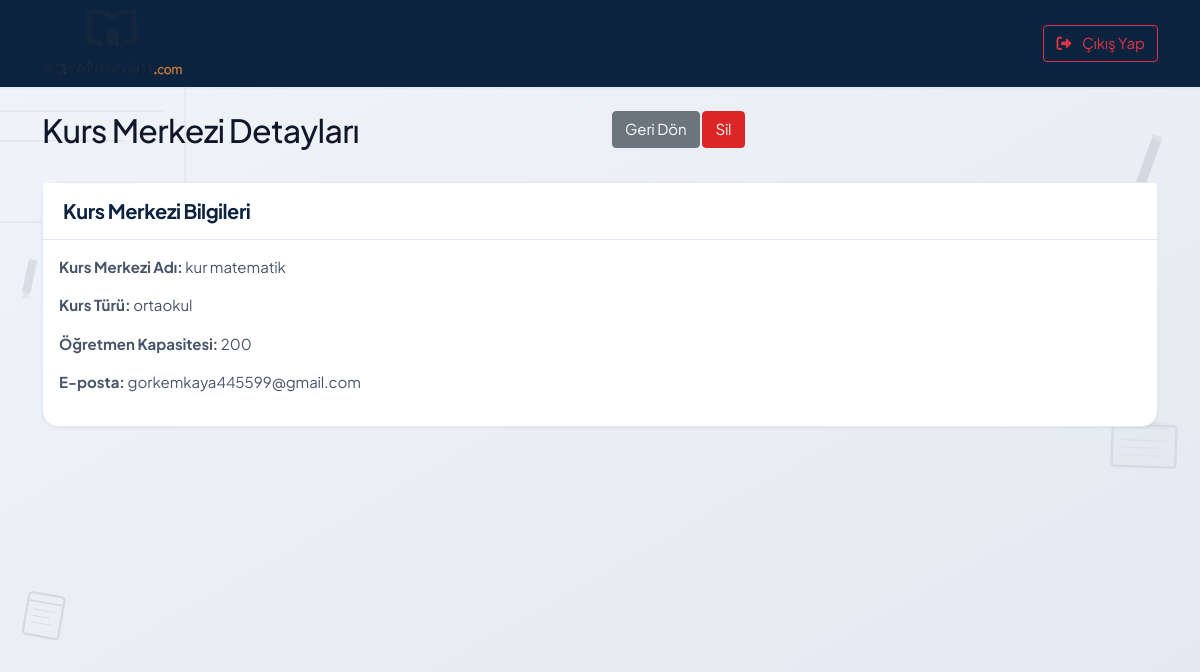
The app's page /adminpanel/adminpanel/course-center/4 (signed in) with its own data.
### conntoapp/models.py (models this page shows, shortened)
class CourseCenter(models.Model):
    center_name = models.CharField(max_length=100, verbose_name="Kurs Merkezi Adı")
    center_type = models.CharField(max_length=100, verbose_name="Kurs Türü")
    teacher_capacity = models.IntegerField(verbose_name="Öğretmen Kapasitesi")
    email = models.EmailField(unique=True, null=True, blank=True, verbose_name="E-posta")
    password = models.CharField(max_length=128, null=True, blank=True)
    last_seen = models.DateTimeField(null=True, blank=True, verbose_name="Son Aktiflik")
    image = models.ImageField(
        upload_to="course_centers/",
        default="images/default.jpg",
        null=False,
        blank=False,
        verbose_name="Profil Fotoğrafı",
    )
    class Meta:
        verbose_name = "Kurs Merkezi"
        verbose_name_plural = "Kurs Merkezleri"

### conntoapp/views.py (the view)
# urls.py: path('adminpanel/course-center/<int:course_center_id>', views.admin_course_center_detail, name="admin_course_center_detail"),
def admin_course_center_detail(request, course_center_id):
    if 'admin_id' not in request.session:
        return redirect('admin_panel_login')
    course_center = get_object_or_404(CourseCenter, id=course_center_id)
    context = {
        'course_center': course_center,
    }
    return render(request, "admintemplate/admin-course-center-detail.html", context)

### conntoapp/context_processors.py (called while the page is built)
def site_processor(request):
    return {
        'SITE_NAME': settings.SITE_NAME,
        'SITE_TAGLINE': settings.SITE_TAGLINE,
        'header_branches': TeacherChoices.BRANCH_CHOICES,
        'header_cities': CustomUserChoices.TURKISH_CITIES,
    }

def course_center_processor(request):
    if 'course_center_id' in request.session:
        try:
            course_center = CourseCenter.objects.get(id=request.session['course_center_id'])
            return {
                'current_course_center': course_center,
                'is_course_center_view': True,
            }
        except CourseCenter.DoesNotExist:
            del request.session['course_center_id']
            del request.session['is_course_center']
    return {
        'current_course_center': None,
        'is_course_center_view': False,
    }

### conntoapp/templates/admintemplate/admin-course-center-detail.html
{% extends 'admintemplate/base.html' %}
{% block content %}
<div class="container mt-4">
    <div class="row mb-4">
        <div class="col-md-6">
            <h2>Kurs Merkezi Detayları</h2>
        </div>
        <div class="col-md-6 text-right">
            <a href="{% url 'admin_dashboard' %}" class="btn btn-secondary">Geri Dön</a>
            <a href="{% url 'admin_delete_course_center' course_center.id %}" class="btn btn-danger" onclick="return confirm('Bu kurs merkezini silmek istediğinize emin misiniz?')">Sil</a>
        </div>
    </div>
    <div class="row">
        <div class="col-md-12">
            <div class="card">
                <div class="card-header"><h5>Kurs Merkezi Bilgileri</h5></div>
                <div class="card-body">
                    <p><strong>Kurs Merkezi Adı:</strong> {{ course_center.center_name }}</p>
                    <p><strong>Kurs Türü:</strong> {{ course_center.center_type }}</p>
                    <p><strong>Öğretmen Kapasitesi:</strong> {{ course_center.teacher_capacity }}</p>
                    <p><strong>E-posta:</strong> {{ course_center.email }}</p>
                </div>
            </div>
        </div>
    </div>
</div>
{% endblock %}

### conntoapp/templates/admintemplate/base.html (style rules this page uses)
:root { --primary-color: #0c2340; --secondary-color: #64748b; --success-color: #059669; --info-color: #0e7490; --warning-color: #b45309; --danger-color: #dc2626; --light-color: #f4f6f9; --dark-color: #0f172a; }
body { background-color: #f8f9fc; font-family: 'Nunito', -apple-system, BlinkMacSystemFont, "Segoe UI", Roboto, "Helvetica Neue", Arial, sans-serif; }
.card { border: none; box-shadow: 0 0.15rem 1.75rem 0 rgba(58, 59, 69, 0.15); margin-bottom: 1.5rem; }
.card-header { background-color: white; border-bottom: 1px solid #e3e6f0; padding: 1rem 1.25rem; }
.card-header h5 { color: var(--dark-color); font-weight: 700; margin: 0; }
.btn-danger { background-color: var(--danger-color); border-color: var(--danger-color); }

### records on screen
CourseCenter: center_name "kur matematik", center_type "ortaokul", teacher_capacity "200", email "gorkemkaya445599@gmail.com"
